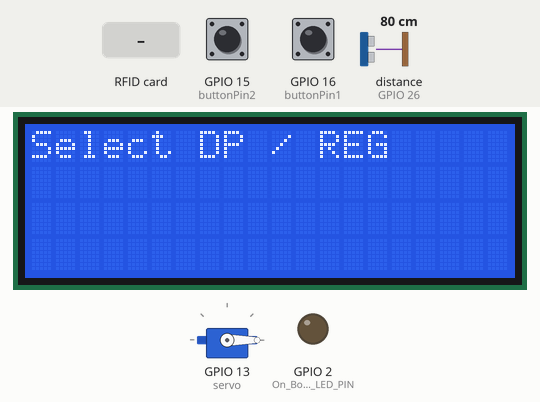
The sketch below on a simulated ESP32. Shown: servo, 20×4 character LCD, output pins drawn as LEDs (lit = HIGH). Wiring (inferred from the names in the program): ultrasonic range finder: trigger GPIO 25; echo GPIO 26. Inputs (shaded band) come from the test bench; at power-on: GPIO 15 (buttonPin2) HIGH, GPIO 16 (buttonPin1) HIGH, distance to the obstacle (sensor on GPIO 26) 80 cm. The echo pulse lasts 58.3 µs per cm; WiFi joins after 1.5 s; servers stay silent unless stated; uploads are accepted with an empty reply; pins used as bus, display or sensor lines are not drawn; what the sketch prints to the serial monitor is not drawn.

Above: at 5.9 s.
6.0 s: GPIO 15 (buttonPin2) pulled LOW for 3.2 s
At 9.4 s:
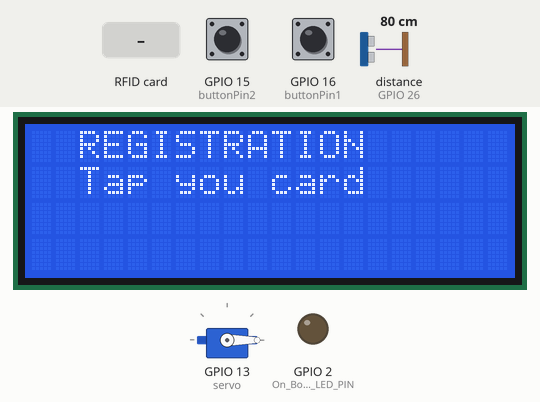
10.7 s: RFID card 5E 7A 19 C4 held to the reader
At 13.7 s:
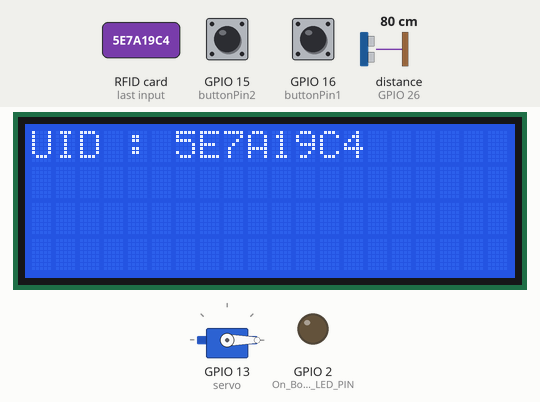
16.7 s: GPIO 16 (buttonPin1) pulled LOW for 3.2 s
At 19.8 s:
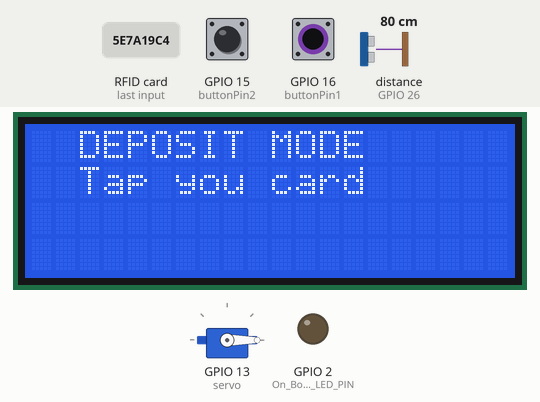
21.4 s: RFID card 5E 7A 19 C4 held to the reader
At 25.5 s:
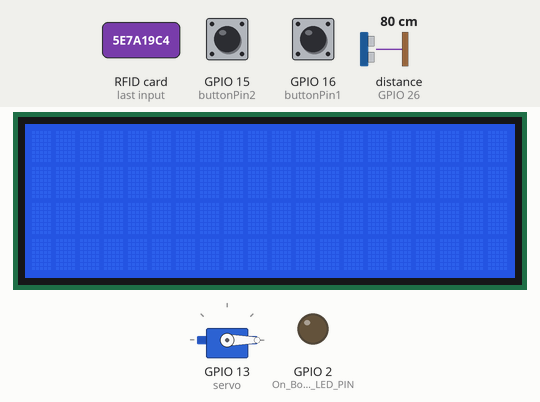
26.7 s: GPIO 16 (buttonPin1) pulled LOW for 1.15 s
At 27.9 s:
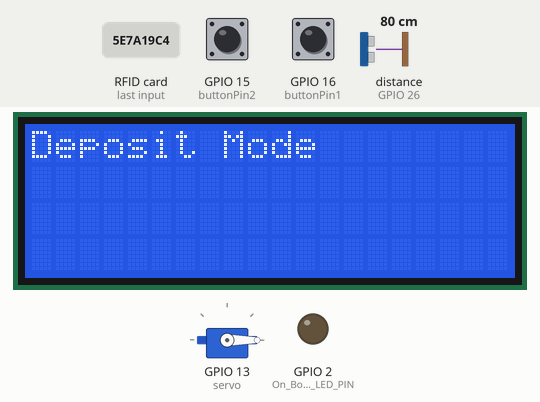
29.8 s: GPIO 15 (buttonPin2) pulled LOW for 1.15 s
At 31.2 s:
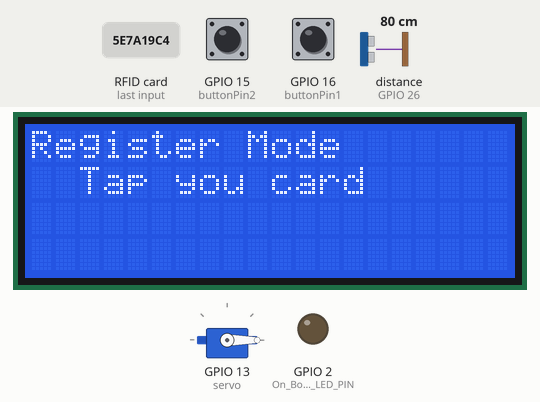
Timing chart, 0 to 32.8 s (numbered marks = the images above; inputs shaded):
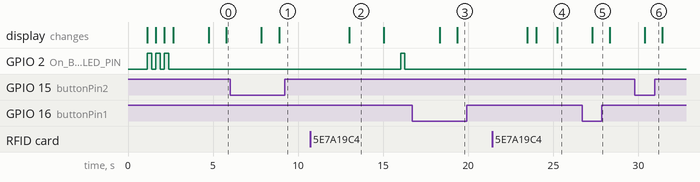

The sketch:

final-project1.0.ino
```cpp
#include <SPI.h>
#include <Wire.h>
#include "WiFi.h"
#include <MFRC522.h>
#include <HTTPClient.h>
#include <ESP32Servo.h>
#include <LiquidCrystal_I2C.h>
#include <TridentTD_LineNotify.h>

#define On_Board_LED_PIN 2
#define SS_PIN 5   // ESP32 pin GIOP5
#define RST_PIN 4  // ESP32 pin GIOP27

// MFRC522 rfid(SS_PIN, RST_PIN);

MFRC522 mfrc522(SS_PIN, RST_PIN);  //--> Create MFRC522 instance.

const int pingPin = 25;
int inPin = 26;

const char* ssid = "iPhone 13 Pro Max";  //--> Your wifi name
const char* password = "Pspbrp1207";       //--> Your wifi password

String Web_App_URL = "https://script.google.com/macros/s/AKfycbzj8nDjzrZOM7BttTVniQzUUpRHgdlOPXRRLtFMeyaptsfDfrjmfcjuX9VYhn6Z0d2s/exec";

#define LINE_TOKEN "exQyLb8Ig9n8Xzgu6bdKUaV77risyXxhLGJ8l8a0yg1"

const int buttonPin1 = 16;  // กำหนดขาของปุ่ม 1
const int buttonPin2 = 15;  // กำหนดขาของปุ่ม 2

int IR = 27;   //เซนเซอร์  IR
int IR2 = 14;  //เซนเซอร์  IR

Servo servo;  //หมุนขวด

int countPoint;  //นับจำนวนขวด
int irState;     //เช็คขวด

bool notified = false;  //line noti status

int readsuccess;

char str[32] = "";
String UID_Result = "--------";

int lcdColumns = 20;
int lcdRows = 4;

String reg_Info = "";

String atc_Name = "";
String atc_Code = "";
String atc_Info = "";
String point = "";

LiquidCrystal_I2C lcd(0x27, lcdColumns, lcdRows);  // (lcd_address, lcd_Columns, lcd_Rows)

int mode = 0;  // เก็บสถานะโหมด
int state = 0;

int connecting_process_timed_out = 20;  //--> 20 = 20 seconds.

String getValue(String data, char separator, int index) {
  int found = 0;
  int strIndex[] = { 0, -1 };
  int maxIndex = data.length() - 1;

  for (int i = 0; i <= maxIndex && found <= index; i++) {
    if (data.charAt(i) == separator || i == maxIndex) {
      found++;
      strIndex[0] = strIndex[1] + 1;
      strIndex[1] = (i == maxIndex) ? i + 1 : i;
    }
  }
  return found > index ? data.substring(strIndex[0], strIndex[1]) : "";
}

// Subroutine to obtain UID/ID when RFID card or RFID keychain is tapped to RFID-RC522 module.
int getUID() {
  if (!mfrc522.PICC_IsNewCardPresent()) {
    return 0;
  }
  if (!mfrc522.PICC_ReadCardSerial()) {
    return 0;
  }

  byteArray_to_string(mfrc522.uid.uidByte, mfrc522.uid.size, str);
  UID_Result = str;

  mfrc522.PICC_HaltA();
  mfrc522.PCD_StopCrypto1();

  return 1;
}
//________________________________________________________________________________

//________________________________________________________________________________byteArray_to_string()
void byteArray_to_string(byte array[], unsigned int len, char buffer[]) {
  for (unsigned int i = 0; i < len; i++) {
    byte nib1 = (array[i] >> 4) & 0x0F;
    byte nib2 = (array[i] >> 0) & 0x0F;
    buffer[i * 2 + 0] = nib1 < 0xA ? '0' + nib1 : 'A' + nib1 - 0xA;
    buffer[i * 2 + 1] = nib2 < 0xA ? '0' + nib2 : 'A' + nib2 - 0xA;
  }
  buffer[len * 2] = '\0';
}
//________________________________________________________________________________


void setup() {
  Serial.begin(115200);
  Serial.println();
  delay(1000);

  pinMode(buttonPin1, INPUT_PULLUP);
  pinMode(buttonPin2, INPUT_PULLUP);
  pinMode(IR, INPUT);
  pinMode(IR2, INPUT);
  servo.attach(13);
  servo.write(0);

  pinMode(On_Board_LED_PIN, OUTPUT);

  SPI.begin();         // init SPI bus
  mfrc522.PCD_Init();  // init MFRC522
  lcd.init();
  lcd.backlight();


  Serial.println();
  Serial.println("-------------");
  Serial.println("WIFI mode : STA");
  WiFi.mode(WIFI_STA);
  Serial.println("-------------");

  Serial.println();
  Serial.println("------------");
  Serial.print("Connecting to ");
  Serial.println(ssid);
  WiFi.begin(ssid, password);
  lcd.print("connecting...");

  int connecting_process_timed_out = 20;  //--> 20 = 20 seconds.
  connecting_process_timed_out = connecting_process_timed_out * 2;
  while (WiFi.status() != WL_CONNECTED) {
    Serial.print(".");
    lcd.print(".");
    digitalWrite(On_Board_LED_PIN, HIGH);
    delay(250);
    digitalWrite(On_Board_LED_PIN, LOW);
    delay(250);
    if (connecting_process_timed_out > 0) connecting_process_timed_out--;
    if (connecting_process_timed_out == 0) {
      delay(1000);
      ESP.restart();
    }
  }

  digitalWrite(On_Board_LED_PIN, LOW);

  Serial.println();
  Serial.println("WiFi connected");
  Serial.println("------------");
  LINE.setToken(LINE_TOKEN);
  lcd.clear();
  lcd.setCursor(0, 0);
  lcd.print("WiFi connected");
  //::::::::::::::::::
  //----------------------------------------

  delay(100);

  Serial.println();

  delay(2000);
  lcd.clear();
}

void loop() {
  Serial.print(digitalRead(buttonPin1));
  Serial.print("\t");
  Serial.println(digitalRead(buttonPin2));

  noti();
  handleMode();  // ตรวจสอบและจัดการโหมด

  readsuccess = getUID();

  delay(1000);
}

void noti() {
  long duration, cm;

  pinMode(pingPin, OUTPUT);


  digitalWrite(pingPin, LOW);
  delayMicroseconds(2);
  digitalWrite(pingPin, HIGH);
  delayMicroseconds(5);
  digitalWrite(pingPin, LOW);
  pinMode(inPin, INPUT);
  duration = pulseIn(inPin, HIGH);

  cm = microsecondsToCentimeters(duration);

  Serial.print(cm);
  Serial.print("cm");
  Serial.println();

  if (cm <= 10 && !notified) {
    // ถ้าใกล้เต็มแล้ว และยังไม่ได้แจ้งเตือน
    // ให้ส่งข้อความแจ้งเตือนไปยัง LINE Notify
    LINE.notify("ถังขยะใกล้เต็มแล้วครับ");
    notified = true;  // ตั้งค่าว่าได้แจ้งเตือนแล้ว
  } else if (cm > 10 && notified) {
    // หากระยะทางมากกว่า 10 เซนติเมตร และเคยแจ้งเตือนไปแล้ว
    // กำหนดให้ notified เป็น false เพื่อให้สามารถแจ้งเตือนอีกครั้งในการวน loop ถัดไป
    notified = false;
  }

  delay(1000);
}


long microsecondsToCentimeters(long microseconds) {
  // The speed of sound is 340 m/s or 29 microseconds per centimeter.
  // The ping travels out and back, so to find the distance of the
  // object we take half of the distance travelled.
  return microseconds / 29 / 2;
}

void handleMode() {

  // ตรวจสอบว่าปุ่ม 1 หรือ 2 ถูกกดหรือไม่
  if (digitalRead(buttonPin1) == 0 && mode != 1) {
    mode = 1;  // เปลี่ยนเป็นโหมดฝาก
    Serial.println("Switching to Deposit mode");
    lcd.setCursor(0, 0);
    lcd.print("               ");
    lcd.setCursor(0, 0);
    lcd.print("Deposit Mode");
    delay(1000);
    lcd.clear();
  } else if (digitalRead(buttonPin2) == 0 && mode != 2) {
    mode = 2;  // เปลี่ยนเป็นโหมดลงทะเบียน RFID
    Serial.println("Switching to RFID Registration mode");
    lcd.setCursor(0, 0);
    lcd.print("               ");
    lcd.setCursor(0, 0);
    lcd.print("Register Mode");
    delay(1000);
    lcd.clear();
  }

  // ตรวจสอบและทำงานตามโหมดปัจจุบัน
  switch (mode) {  //deflute Mode
    case 0:
      Serial.println();
      Serial.println("Welcome");
      Serial.println("1. Deposit");
      Serial.println("2. Register");
      Serial.println();
      Serial.println(countPoint);
      lcd.print("               ");
      lcd.setCursor(0, 0);
      lcd.print("Select DP / REG");

      break;
    case 1:  //collector Mode
      lcd.setCursor(0, 0);
      lcd.print("               ");
      lcd.setCursor(2, 0);
      lcd.print("DEPOSIT MODE");
      lcd.setCursor(2, 1);
      lcd.print("Tap you card");
      if (readsuccess) {
        lcd.clear();
        delay(500);
        lcd.setCursor(4, 0);
        lcd.print("Getting  UID");
        lcd.setCursor(4, 1);
        lcd.print("Successfully");
        lcd.setCursor(0, 2);
        lcd.print("");
        lcd.setCursor(3, 3);
        lcd.print("Please wait...");
        delay(1000);

        String Read_Data_URL = Web_App_URL + "?sts=dps&uid=" + UID_Result;

        Serial.println();
        Serial.println("-------------");
        Serial.println("Read data from Google Spreadsheet...");
        Serial.print("URL : ");
        Serial.println(Read_Data_URL);

        HTTPClient http;

        // HTTP GET Request.
        http.begin(Read_Data_URL.c_str());
        http.setFollowRedirects(HTTPC_STRICT_FOLLOW_REDIRECTS);

        // Gets the HTTP status code.
        int httpCode = http.GET();
        Serial.print("HTTP Status Code : ");
        Serial.println(httpCode);

        String payload;
        if (httpCode > 0) {
          payload = http.getString();
          Serial.println("Payload : " + payload);
        }
        if (httpCode == 200) {
          lcd.clear();
          mode = 0;
        }


        http.end();

        String sts_Res = getValue(payload, ',', 0);

        if (sts_Res == "OK") {

          atc_Info = getValue(payload, ',', 1);
          atc_Name = getValue(payload, ',', 2);
          atc_Code = getValue(payload, ',', 3);

          int name_Lenght = atc_Name.length();

          if (name_Lenght == 0) {
            mode = 0;
          }
          // int pos = 0;
          // if (name_Lenght > 0 && name_Lenght <= lcdColumns) {
          //   pos = map(name_Lenght, 1, lcdColumns, 0, (lcdColumns / 2) - 1);
          //   pos = ((lcdColumns / 2) - 1) - pos;
          // } else if (name_Lenght > lcdColumns) {
          //   atc_Name = atc_Name.substring(0, lcdColumns);
          // }
          //::::::::::::::::::
          else {
            lcd.clear();
            delay(500);
            lcd.setCursor(0, 0);
            lcd.print("Name : ");
            lcd.setCursor(7, 0);
            lcd.print(atc_Name);
            lcd.setCursor(0, 1);
            lcd.print("ID : ");
            lcd.setCursor(5, 1);
            lcd.print(atc_Code);
            mode = 3;
          }
        }
      }
      // เพิ่มระบบป้องกันการกดปุ่มซ้ำ

      break;
    case 2:  // register mode
      Serial.println("RFID Registration mode Ready to scan");
      lcd.setCursor(0, 0);
      lcd.print("               ");
      lcd.setCursor(2, 0);
      lcd.print("REGISTRATION");
      lcd.setCursor(2, 1);
      lcd.print("Tap you card");
      // เพิ่มโค้ดสำหรับอ่านข้อมูล RFID

      // เพิ่มระบบป้องกันการกดปุ่มซ้ำ
      if (readsuccess) {
        Serial.print("Thank you");
        Serial.println("Pls. few minute");
        lcd.clear();
        lcd.setCursor(0, 0);
        lcd.print("UID : ");
        lcd.print(UID_Result);
        delay(2000);
        lcd.clear();
        lcd.setCursor(3, 0);
        lcd.print("Thank you");
        lcd.setCursor(0, 1);
        lcd.print("Pls. few minute");
        delay(1000);
        digitalWrite(On_Board_LED_PIN, HIGH);

        // Create a URL for reading or getting data from Google Sheets.
        String Read_Data_URL = Web_App_URL + "?sts=reg&uid=" + UID_Result;

        Serial.println();
        Serial.println("-------------");
        Serial.println("Read data from Google Spreadsheet...");
        Serial.print("URL : ");
        Serial.println(Read_Data_URL);

        HTTPClient http;

        // HTTP GET Request.
        http.begin(Read_Data_URL.c_str());
        http.setFollowRedirects(HTTPC_STRICT_FOLLOW_REDIRECTS);

        // Gets the HTTP status code.
        int httpCode = http.GET();
        Serial.print("HTTP Status Code : ");
        Serial.println(httpCode);

        String payload;
        if (httpCode > 0) {
          payload = http.getString();
          Serial.println("Payload : " + payload);
        }

        http.end();
        //::::::::::::::::::

        digitalWrite(On_Board_LED_PIN, LOW);
        Serial.println("-------------");

        reg_Info = getValue(payload, ',', 1);

        if (reg_Info == "R_Successful") {
          lcd.clear();
          delay(500);
          lcd.setCursor(2, 0);
          lcd.print("The UID of your");
          lcd.setCursor(0, 1);
          lcd.print("card or keychain has");
          lcd.setCursor(1, 2);
          lcd.print("been successfully");
          lcd.setCursor(6, 3);
          lcd.print("uploaded");
          delay(5000);
          lcd.clear();
          delay(500);
          delay(2000);
          lcd.clear();
          mode = 0;
        }

        if (reg_Info == "regErr01") {
          lcd.clear();
          delay(500);
          lcd.setCursor(6, 0);
          lcd.print("Error !");
          lcd.setCursor(0, 1);
          lcd.print("The UID of your card");
          lcd.setCursor(0, 2);
          lcd.print("or keychain has been");
          lcd.setCursor(5, 3);
          lcd.print("registered");
          delay(5000);
          lcd.clear();
          delay(500);
          mode = 0;
        }

        reg_Info = "";
      }
      //..................

      // //::::::::::::::::::Conditions that are executed if reading or getting data from Google Sheets is successful (HTTP Status Codes : 200).
      // if (httpCode == 200) {
      //   mode = 0;
      // }
      break;
    case 3:
      if (digitalRead(IR) == 0 && digitalRead(IR2) == 0) {
        countPoint++;
        Serial.print("Deposit mode");
        Serial.print("\t");
        Serial.println(countPoint);
        servo.write(180);
        lcd.setCursor(0, 2);
        lcd.print("Point : ");
        lcd.setCursor(8, 2);
        lcd.print(countPoint);
      } else {
        servo.write(0);
      }
      if (readsuccess) {
        Serial.print("You Point : ");
        Serial.println(countPoint);
        lcd.clear();
        lcd.setCursor(0, 0);
        lcd.print("Save you point...");
        delay(1500);
        digitalWrite(On_Board_LED_PIN, HIGH);

        // Create a URL for sending or writing data to Google Sheets.
        String Send_Data_URL = Web_App_URL + "?sts=atc&uid=" + UID_Result + "&cpt=" + countPoint;

        // Send_Data_URL += "&cpt=" + countPoint;

        Serial.println();
        Serial.println("-------------");
        Serial.println("Send data to Google Spreadsheet...");
        Serial.print("URL : ");
        Serial.println(Send_Data_URL);

        HTTPClient http;

        // HTTP GET Request.
        http.begin(Send_Data_URL.c_str());
        http.setFollowRedirects(HTTPC_STRICT_FOLLOW_REDIRECTS);

        // Gets the HTTP status code.
        int httpCode = http.GET();
        Serial.print("HTTP Status Code : ");
        Serial.println(httpCode);

        // Getting response from google sheets.
        String payload;
        if (httpCode > 0) {
          payload = http.getString();
          Serial.println("Payload : " + payload);
        }

        http.end();
        //::::::::::::::::::

        digitalWrite(On_Board_LED_PIN, LOW);
        Serial.println("-------------");

        Serial.println("Saved and Exit");
        lcd.clear();
        lcd.setCursor(0, 0);
        lcd.print("Complete");
        countPoint = 0;
        mode = 0;
      }
      break;
    default:
      break;
  }
}
```

Measured:
- after the input at 6.0 s, the display: first changes after 1.8 s (image 1 shows a later state)
- after the input at 10.7 s, GPIO 2 (On_Board_LED_PIN): LOW → HIGH after 5.3 s, → LOW 0.21 s later; the display: changes after 2.3 s (image 2)
- after the input at 16.7 s, the display: first changes after 1.6 s (image 3 shows a later state)
- after the input at 21.4 s, the display: changes after 2.1 s (image 4)
- after the input at 26.7 s, the display: changes after 0.58 s (image 5)
- after the input at 29.8 s, the display: changes after 0.58 s (image 6)
- what the display in image 2 shows lasts 2.0 s, from 13.0 s to 15.0 s
